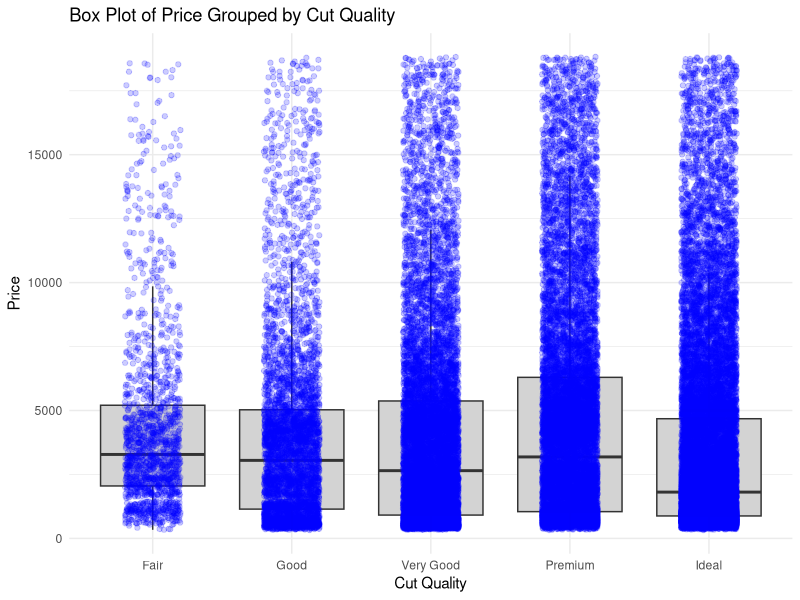

This figure's R source:
install.packages("ggplot2")
# Load the necessary libraries
library(ggplot2)

# Load the diamonds dataset
data("diamonds")

# Create the box plot with jitter points
ggplot(diamonds, aes(x = cut, y = price)) +
  geom_boxplot(outlier.shape = NA, fill = "lightgray") +  # Create the box plot without outliers
  geom_jitter(alpha = 0.2, color = "blue", width = 0.2) +  # Add jitter points
  labs(title = "Box Plot of Price Grouped by Cut Quality",
       x = "Cut Quality",
       y = "Price") +
  theme_minimal()
